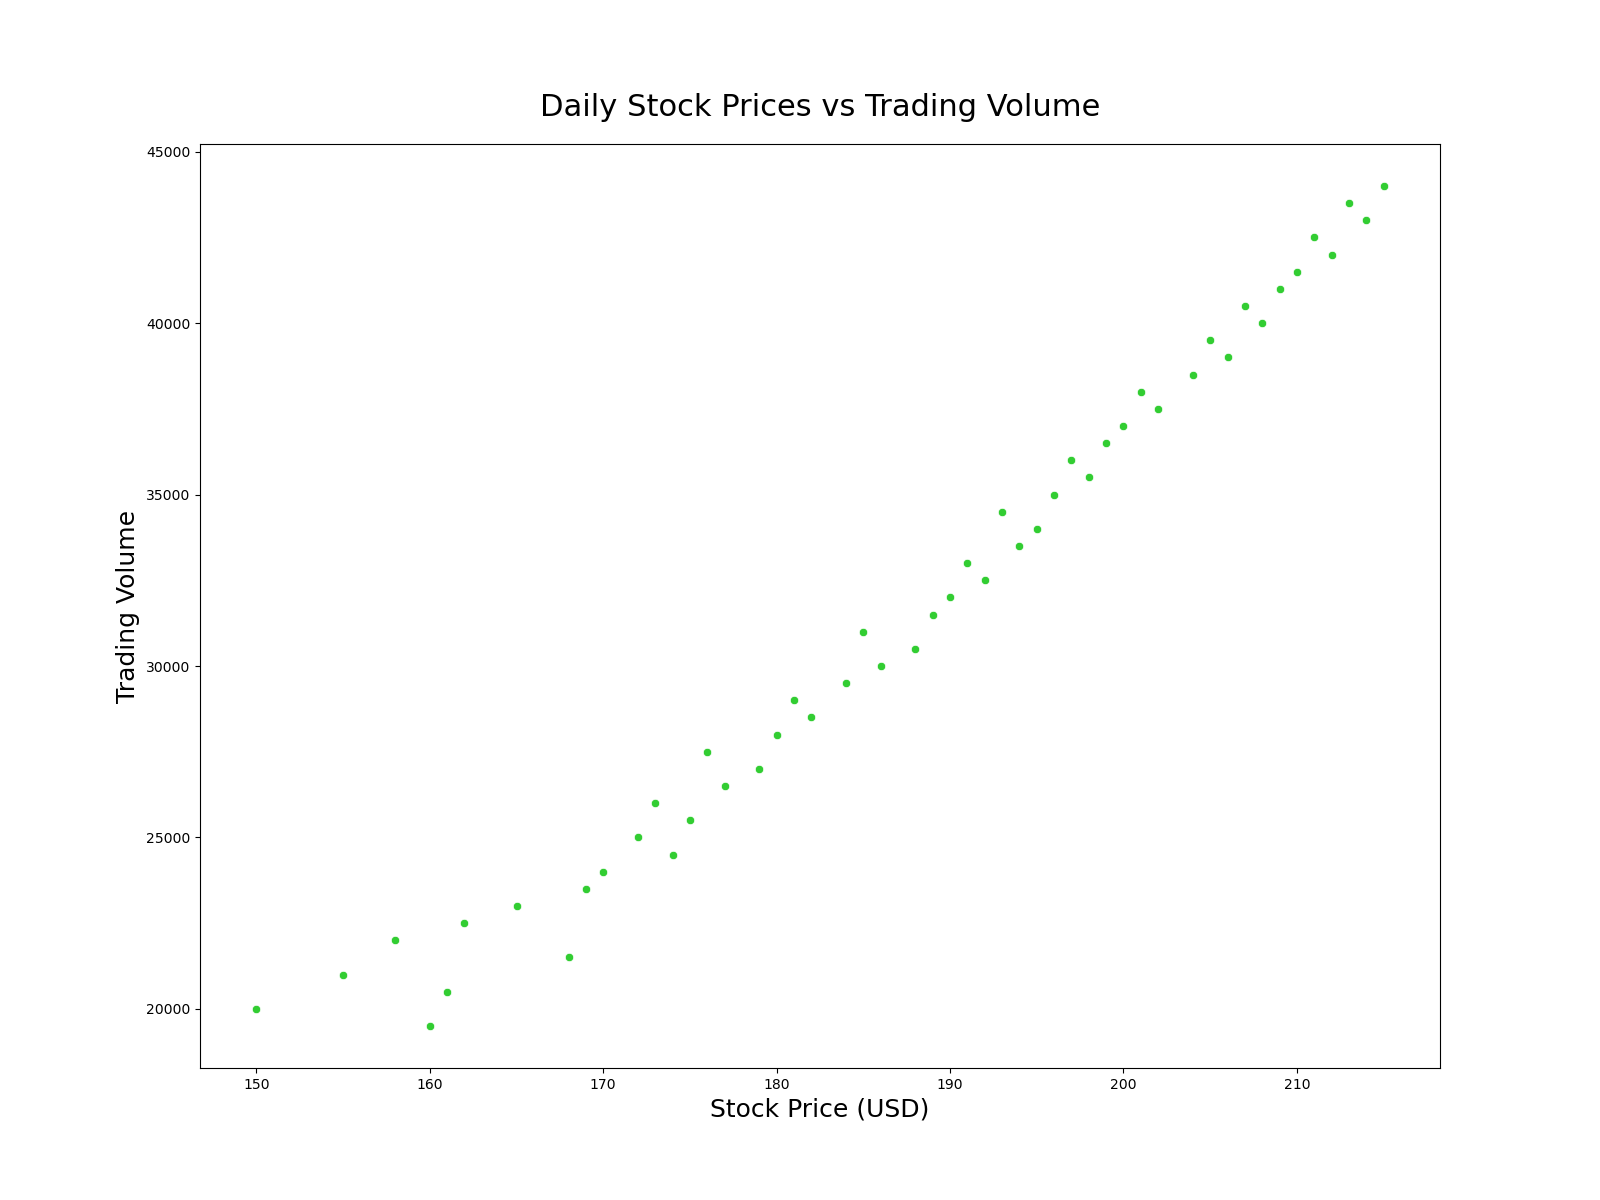

Recreate this plot in Python.

import seaborn as sns
import pandas as pd
import matplotlib.pyplot as plt

data = {
    'Day': [1, 2, 3, 4, 5, 6, 7, 8, 9, 10, 11, 12, 13, 14, 15, 16, 17, 18, 19, 20, 21, 22, 23, 24, 25, 26, 27, 28, 29, 30, 
            31, 32, 33, 34, 35, 36, 37, 38, 39, 40, 41, 42, 43, 44, 45, 46, 47, 48, 49, 50],
    'StockPrice': [150, 155, 160, 158, 162, 161, 165, 168, 170, 169, 172, 174, 175, 173, 177, 179, 176, 180, 182, 181, 
                   184, 186, 188, 185, 189, 190, 192, 191, 194, 195, 193, 196, 198, 197, 199, 200, 202, 201, 204, 206, 
                   205, 208, 207, 209, 210, 212, 211, 214, 213, 215],
    'TradingVolume': [20000, 21000, 19500, 22000, 22500, 20500, 23000, 21500, 24000, 23500, 25000, 24500, 25500, 26000, 
                      26500, 27000, 27500, 28000, 28500, 29000, 29500, 30000, 30500, 31000, 31500, 32000, 32500, 33000, 
                      33500, 34000, 34500, 35000, 35500, 36000, 36500, 37000, 37500, 38000, 38500, 39000, 39500, 40000, 
                      40500, 41000, 41500, 42000, 42500, 43000, 43500, 44000]
}

df = pd.DataFrame(data)

plt.figure(figsize=(16, 12))
scatterplot = sns.scatterplot(x='StockPrice', y='TradingVolume', data=df, color='#32CD32')

scatterplot.set_title('Daily Stock Prices vs Trading Volume', fontsize=22, pad=20)
scatterplot.set_xlabel('Stock Price (USD)', fontsize=18)
scatterplot.set_ylabel('Trading Volume', fontsize=18)

plt.show()
